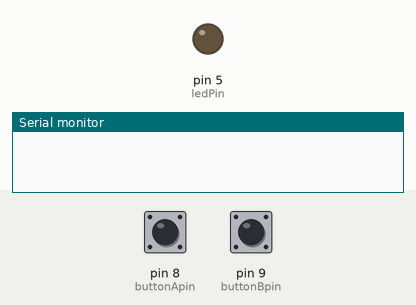
Recording of a sketch running on a simulated Arduino Uno, built with avr-gcc and run on an emulated ATmega328P. Parts: output pins drawn as LEDs (lit = HIGH), the last lines printed to the serial monitor. The test bench sets the inputs (shaded band); at power-on: pin 8 (buttonApin) HIGH, pin 9 (buttonBpin) HIGH.

Above: at 1.2 s.
1.3 s: pin 8 (buttonApin) pulled LOW for 3.2 s
At 1.7 s:
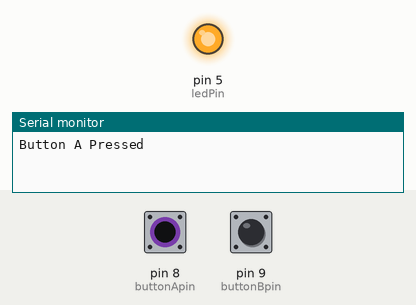
Timing chart, 0 to 6.8 s (numbered marks = the images above; inputs shaded):
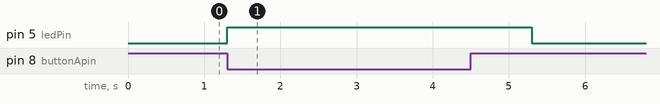

The sketch:

two_buttons.ino
```cpp
int ledPin = 5;
int buttonApin = 8;
int buttonBpin = 9;

byte leds = 0;

void setup()
{
  pinMode(ledPin, OUTPUT);
  pinMode(buttonApin, INPUT_PULLUP);
  pinMode(buttonBpin, INPUT_PULLUP);

  Serial.begin(9600);
  while(!Serial);
}

void loop()
{
  if (digitalRead(buttonApin) == LOW)
  {
    Serial.println("Button A Pressed");
    digitalWrite(ledPin, HIGH);
    delay(1000);
    digitalWrite(ledPin, LOW);
  }
  if (digitalRead(buttonBpin) == LOW)
  {
    digitalWrite(ledPin, LOW);
  }

}
```

Measured:
- after the input at 1.3 s, pin 5 (ledPin): LOW → HIGH at once, → LOW 4.0 s later
